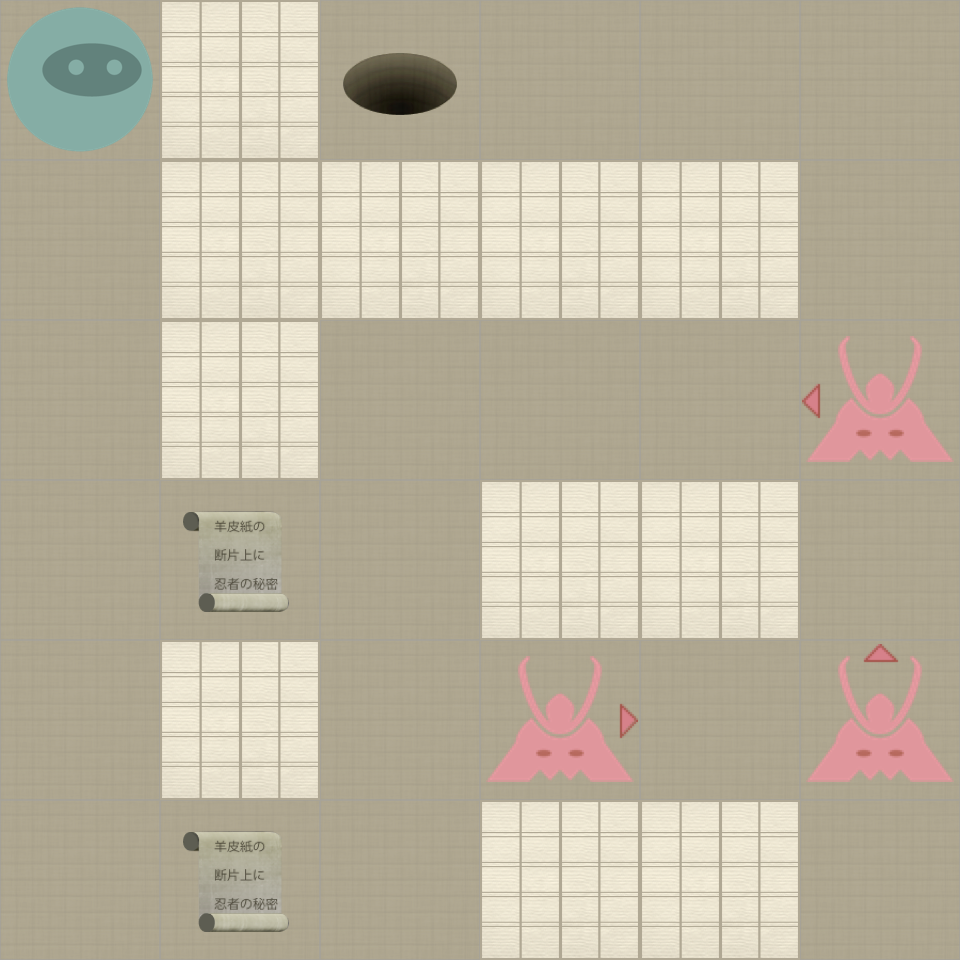

A 2D game scene composited from a Tiled map and its tileset images. What follows is a short description and the map's XML, with each tile layer's data collapsed to a summary:
An orthogonal 6x6 tile map with 160x160 px tiles, 2 tile layers (Level, Actors).

<map version="1.0" orientation="orthogonal" width="6" height="6" tilewidth="160" tileheight="160">
 <properties>
  <property name="moves" value="18" />
 </properties>
 <tileset firstgid="1" name="tiles" tilewidth="160" tileheight="160" spacing="2" margin="2">
  <image source="tiles-ipadhd.png" width="1024" height="1024" />
  <tile id="0">
   <properties>
    <property name="actor" value="exit" />
   </properties>
  </tile>
  <tile id="2">
   <properties>
    <property name="actor" value="guard" />
    <property name="direction" value="down" />
   </properties>
  </tile>
  <tile id="3">
   <properties>
    <property name="actor" value="guard" />
    <property name="direction" value="left" />
   </properties>
  </tile>
  <tile id="4">
   <properties>
    <property name="actor" value="guard" />
    <property name="direction" value="right" />
   </properties>
  </tile>
  <tile id="5">
   <properties>
    <property name="actor" value="guard" />
    <property name="direction" value="up" />
   </properties>
  </tile>
  <tile id="7">
   <properties>
    <property name="actor" value="player" />
   </properties>
  </tile>
  <tile id="8">
   <properties>
    <property name="actor" value="scroll" />
   </properties>
  </tile>
  <tile id="9">
   <properties>
    <property name="wall" value="1" />
   </properties>
  </tile>
 </tileset>
 <layer name="Level" width="6" height="6">
  <data>[36 cells, 36 non-empty, 2 distinct tile ids]</data>
 </layer>
 <layer name="Actors" width="6" height="6">
  <data>[36 cells, 7 non-empty, 6 distinct tile ids]</data>
 </layer>
</map>
